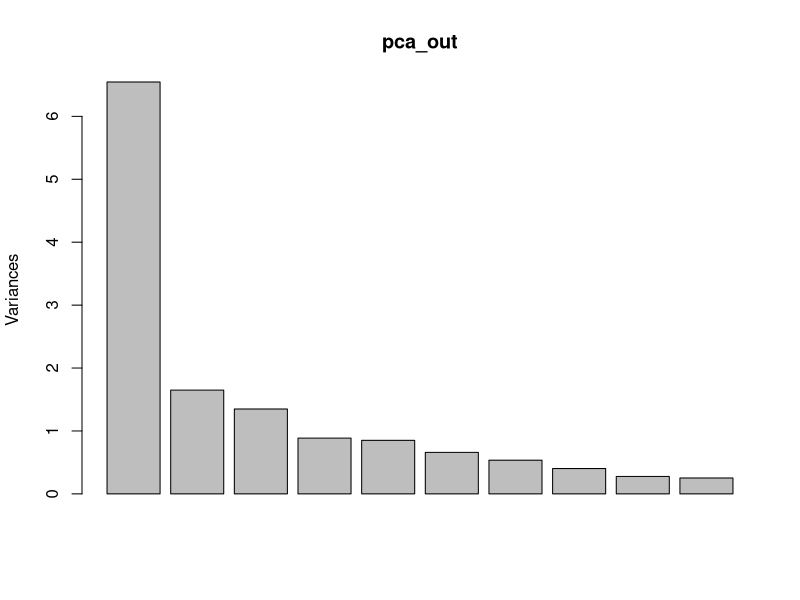
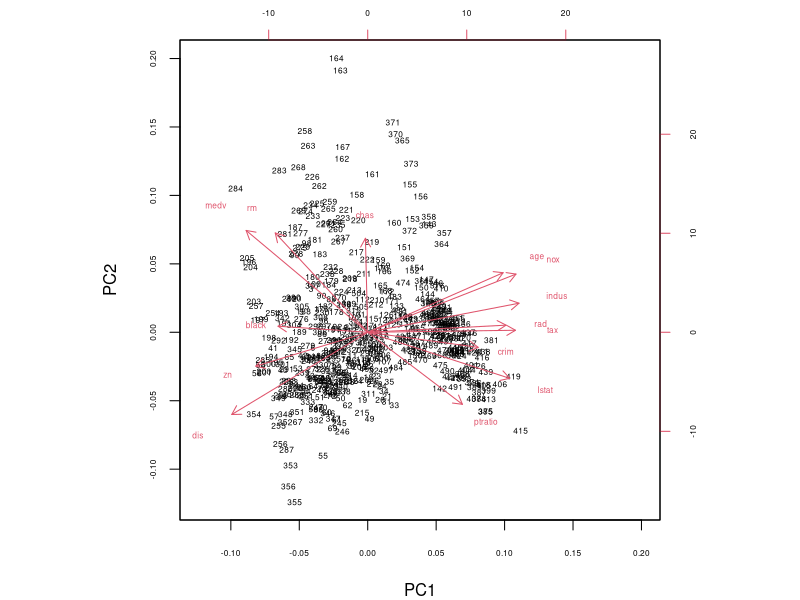

Write the R code that produced these figures, in order.
# Course Title: Mastering R Programming
# Author: Selva Prabhakaran
# URL: https://www.packtpub.com/big-data-and-business-intelligence/mastering-r-programming-video
# Contact: selva86@gmail.com
# Website: www.r-statistics.co


# install.packages(‘mass’)
data(Boston, package="MASS")

# principal components model
pca_out<- prcomp (Boston, scale. = T) # PCA
pca_out

# extract the principal components
boston_pc<- pca_out$x
boston_pc

# summary
summary(pca_out)

# proportion of variance explained by PCs
plot(pca_out)

# Biplot (Relationship between features and obs)
par(mar=c(4,4,2,2))
biplot(pca_out, cex=0.5, cex.axis=0.5)





# Answer:
m_pca<- prcomp (mtcars, scale. = T) # PCA
out <- m_pca$x
summary(m_pca)
